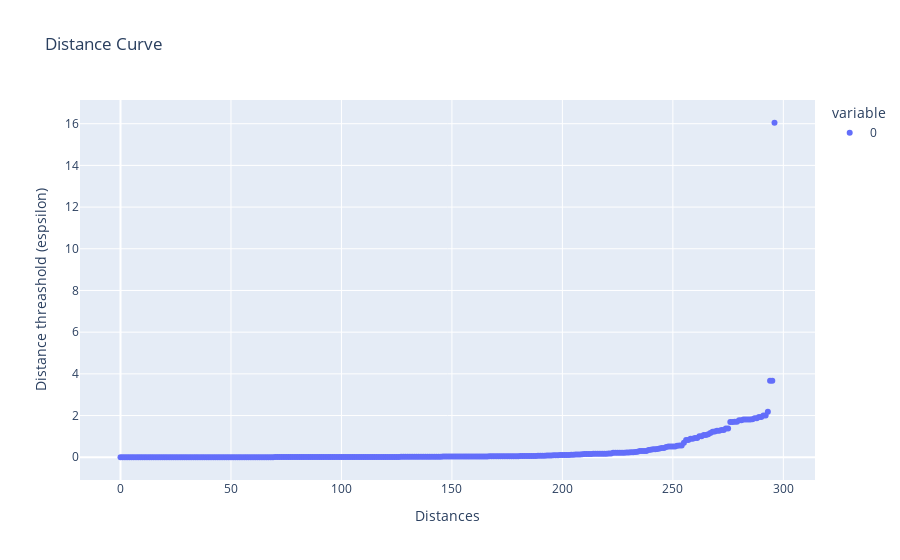

The notebook cell saved with this chart:
### Code cell
X = np.array(train_topic_freqs.loc[inspect_topic].med_freq)
X = X.reshape(-1, 1)
neigh = NearestNeighbors(n_neighbors=2)
nbrs = neigh.fit(X)
distances, indices = nbrs.kneighbors(X)

# next, we sort and plot the results
distances = np.sort(distances, axis=0)
distances = distances[:,1]

# Plot
fig = px.scatter(
    distances, 
    title='Distance Curve')
fig.update_xaxes(title_text='Distances')
fig.update_yaxes(title_text='Distance threashold (espsilon)')
fig.show()

### Figure 1 — Plotly figure (JSON) as saved in the notebook; plotly's stock layout.template omitted (floating-point values rounded to 4 significant figures; data arrays with more than 128 entries replaced by an {"elided": "..."} marker saying what was removed)
{"data": [{"hovertemplate": "variable=0<br>index=%{x}<br>value=%{y}<extra></extra>", "legendgroup": "0", "marker": {"color": "#636efa", "symbol": "circle"}, "mode": "markers", "name": "0", "orientation": "v", "showlegend": true, "type": "scatter", "x": {"elided": "297 int values"}, "xaxis": "x", "y": {"elided": "297 float values"}, "yaxis": "y"}], "layout": {"legend": {"title": {"text": "variable"}, "tracegroupgap": 0}, "title": {"text": "Distance Curve"}, "xaxis": {"anchor": "y", "domain": [0, 1], "title": {"text": "Distances"}}, "yaxis": {"anchor": "x", "domain": [0, 1], "title": {"text": "Distance threashold (espsilon)"}}}}
